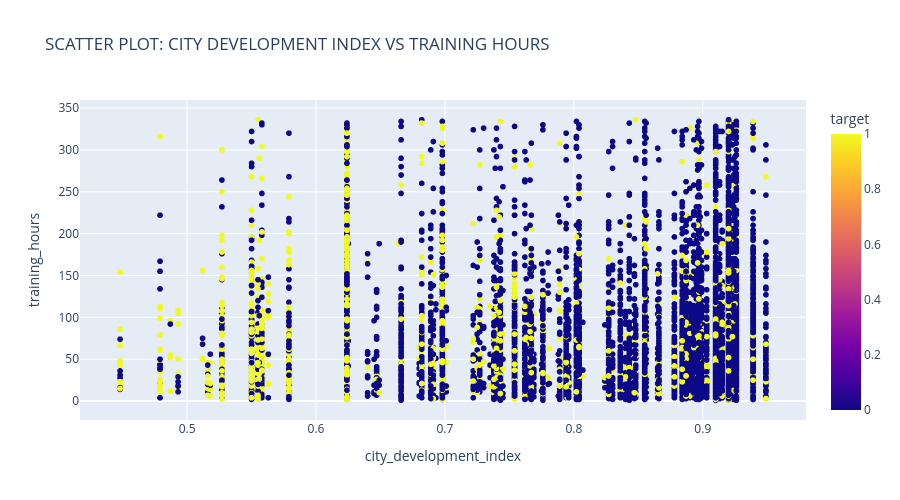

Here is the notebook cell this chart was saved with:
### Markdown cell above
# 4.7 SCATTER PLOT( CITY DEVELOPMENT INDEX VS TRAINING HOURS)

### Code cell
import pandas as pd
import plotly.express as px


df = pd.read_csv('aug_train.csv')


fig = px.scatter(df,
    x='city_development_index',
    y='training_hours',
    color='target',  # adds category (0 or 1)
    title="SCATTER PLOT: CITY DEVELOPMENT INDEX VS TRAINING HOURS",
    color_discrete_sequence=['#2962FF', '#FF3D00'])


fig.update_layout(width=900, height=500)

fig.show()

### Figure 1 — Plotly figure (JSON) as saved in the notebook; plotly's stock layout.template omitted (floating-point values rounded to 4 significant figures; data arrays with more than 128 entries replaced by an {"elided": "..."} marker saying what was removed)
{"data": [{"hovertemplate": "city_development_index=%{x}<br>training_hours=%{y}<br>target=%{marker.color}<extra></extra>", "legendgroup": "", "marker": {"color": {"elided": "19158 float values"}, "coloraxis": "coloraxis", "symbol": "circle"}, "mode": "markers", "name": "", "showlegend": false, "type": "scattergl", "x": {"elided": "19158 float values"}, "xaxis": "x", "y": {"elided": "19158 int values"}, "yaxis": "y"}], "layout": {"coloraxis": {"colorbar": {"title": {"text": "target"}}, "colorscale": [[0, "#0d0887"], [0.1111, "#46039f"], [0.2222, "#7201a8"], [0.3333, "#9c179e"], [0.4444, "#bd3786"], [0.5556, "#d8576b"], [0.6667, "#ed7953"], [0.7778, "#fb9f3a"], [0.8889, "#fdca26"], [1, "#f0f921"]]}, "height": 500, "legend": {"tracegroupgap": 0}, "title": {"text": "SCATTER PLOT: CITY DEVELOPMENT INDEX VS TRAINING HOURS"}, "width": 900, "xaxis": {"anchor": "y", "domain": [0, 1], "title": {"text": "city_development_index"}}, "yaxis": {"anchor": "x", "domain": [0, 1], "title": {"text": "training_hours"}}}}
